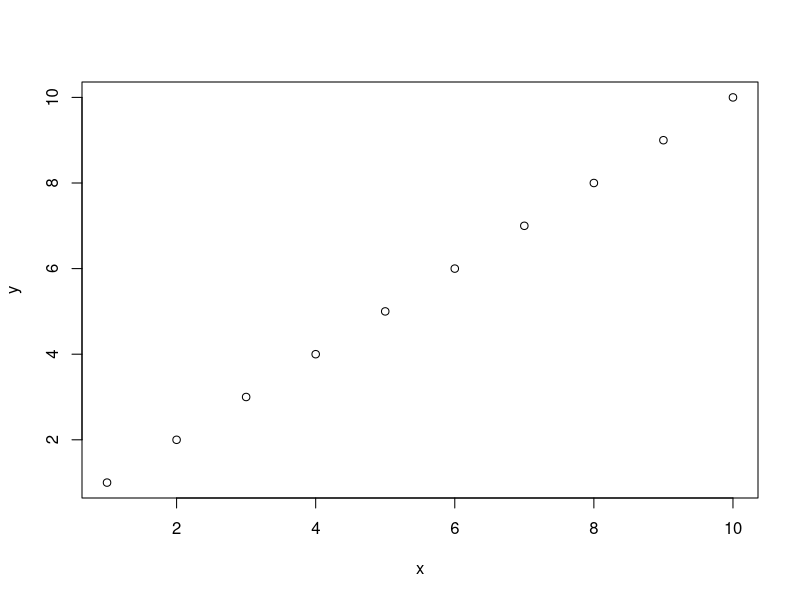
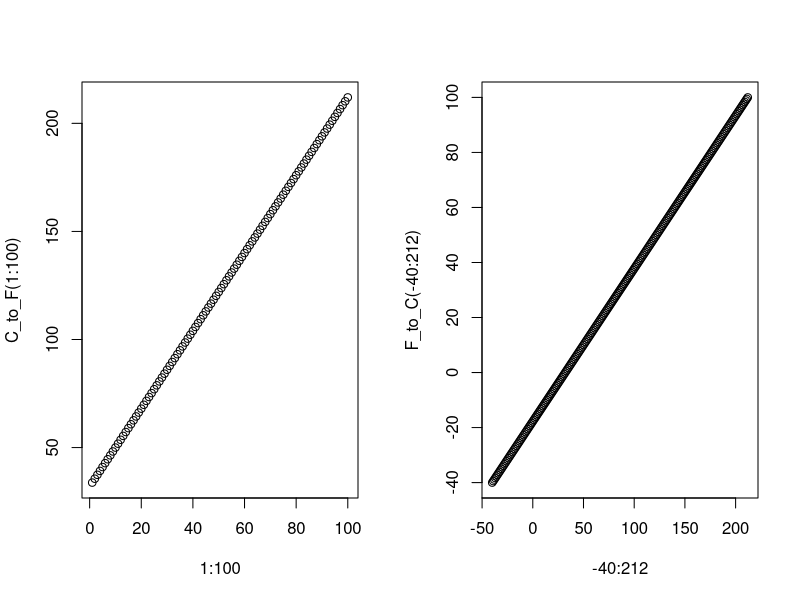

Source code (R) for these figures, in order:
## ---- chunk 1
knitr::opts_chunk$set(echo = TRUE)
## ---- chunk 2
#### Enter the following lines
x <- 1:10
y <- 1:10
plot(x,y)

### Re-save this script

### Now run the source()command as below, without the ## in front.
##source("Lecture2_Rcode.R)

## ---- chunk 3

### Now try running, without the comment ### bars in front.
### Why do we get a "node stack overflow" error?

### Make a new folder in your PH718 directory called More_R_Commands.

### Create a new R script in that folder called "plot.R"
### Use the same 3 lines as above
### x <- 1:10
### y <- 1:10
### plot(x,y)

### Now run 
### source("More_R_Commands/plot.R")

### Try the following commands
### objects()
### ls()
### rm(list=c("x", "y"))
### ls()

## ---- chunk 4
#------------------------------------------------------------------
## Functions in R
#------------------------------------------------------------------


### Here is a simple example
example.sum <- function(a, b){
return(a + b)
}

x <- 1:10
y <- 11:20
example.sum(x,y)
## ---- chunk 5
### Naming conventions. Why not write example.sum() as:
example.sum <- function(x, y, z){
  tmp <- x + y
  tmp2 <- tmp + z
  return(tmp2)
}
x <- 1:10
y <- 11:20
z <- 100
example.sum(x,y,z)
## ---- chunk 6

### This function example.diff.sum() works, but it is very BAD form.
### Variable names can get complicated VERY quickly, if you're not
### conscientious about it. The following would be much easier to 
### understand. Note: when possible, try to name your variables 
### and functions informatively and in a manner that they are easy to track.

example.sum = function(a, b){
return(a + b)
}

example.diff.sum = function(c, d){
e = example.sum(c, d) - 10
return(e)
}

x <- 1:10
y <- 11:20
example.diff.sum(x, y)
## ---- chunk 7

## Example together: Hardy-Weinberg problem #3.6 from book

HWE <- function(p) {
  stopifnot(is.numeric(p))
  stopifnot(p >= 0)
  stopifnot(p <= 1)
  prob_AA <- p^2
  prob_AB <- 2*p*(1-p)
  prob_BB <- (1-p)^2
  return(c(prob_AA, prob_AB, prob_BB))
}
HWE(0)
HWE(0.5)
#HWE(-5)
#HWE("andrea")
## ---- chunk 8

## Write a function to convert Celsuis to Fahrenheit and vice versa

C_to_F <- function(temp) {
  return((temp * 1.8) + 32)
}
  
F_to_C<- function(temp) {
  return((temp - 32)/1.8)
}

par(mfrow=c(1,2))
plot(1:100, C_to_F(1:100))
plot(-40:212, F_to_C(-40:212))
## ---- chunk 9

## type_of_conversion can be "F_to_C" or "C_to_F"
temp_conversion <- function(temp, type_of_conversion="F_to_C") {
  if(!type_of_conversion %in% c("F_to_C", "C_to_F")) {
    stop("STOP!!! I only to C to F or F to C.")
  }
  if(type_of_conversion == "F_to_C") {
    new_temp <- F_to_C(temp)
  }
  if(type_of_conversion == "C_to_F") {
    new_temp <- C_to_F(temp)
  }
  return(list(temp=new_temp, conversion=type_of_conversion))
}
temp_conversion(100, type="C_to_F")
## ---- chunk 10

#------------------------------------------------------------------
## Loops in R
#------------------------------------------------------------------

#### An introductory example

### This "initializes" the object "w" so that R knows what w "stands for."

w <- NULL

#### This is called a "for" loop

for(i in 1:10){
	w[i] <- i+10
}

### What do you think w looks like?
w 
## ---- chunk 11
w <- NULL
for(hello in 1:10){
w[hello] <- hello
}
## Now what does w look like?
w
## ---- chunk 12
w <- NULL
counter <- 1
for(j in 11:20){
  for(i in 1:10){
    w[counter] <- i + j
    counter <- counter + 1
  }
}

#### Think through these two loops carefully. 
#### What is the difference between this loop and the last loop?
w
## ---- chunk 13
w <- NULL
counter <- 1
for(j in 11:20){
	for(i in 1:10){
	w[counter] <- i + j
}
	counter <- counter + 1
}
w
## ---- chunk 14
w <- 100
z <- 5

while(w > 20){
	w.plus.z <- w + z
	w <- w - 1
}
w
## ---- chunk 15
 x <- rnorm(100)
 x[1:10]
 x[20:30]
 index <- which(x < 0)
 x[index]

